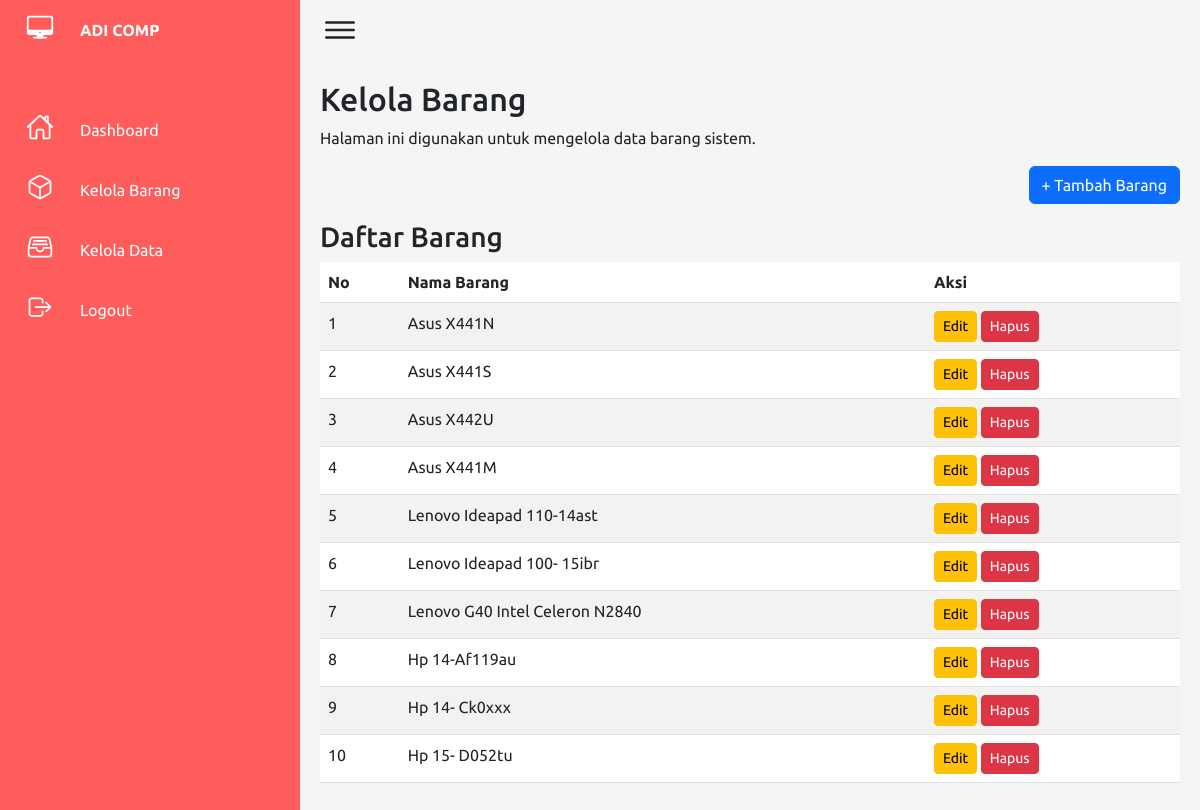
The app's page /karyawan/kelola_barang.php (signed in) with its own data.
### tables this page shows
CREATE TABLE `barang` (
  `id_barang` int(11) NOT NULL,
  `nama_barang` varchar(50) DEFAULT NULL,
  `stok` int(11) NOT NULL
);

### karyawan/kelola_barang.php (the view, shortened to what this page needs)
<?php
include '../config/koneksi.php';
$query = "SELECT * FROM barang ORDER BY id_barang ASC";
$result = mysqli_query($conn, $query);
?>
<!DOCTYPE html>
<html lang="id">
<head>
    <link rel="stylesheet" href="https://cdn.jsdelivr.net/npm/bootstrap@5.3.0/dist/css/bootstrap.min.css">
    <link rel="stylesheet" href="../css/dashboard.css">
    <link rel="stylesheet" href="../css/sidebar-fix.css">
</head>
<body>
    <div class="navigation">
            <ul>
                <li><a href="#"><span class="icon"><ion-icon name="desktop-outline"></ion-icon></span>
                        <span class="title"><strong>ADI COMP</strong></span>
                <li><a href="dashboard.php"><span class="icon"><ion-icon name="home-outline"></ion-icon></span>
                        <span class="title">Dashboard</span></a></li>
                <li><a href="kelola_barang.php" class="active"><span class="icon"><ion-icon name="cube-outline"></ion-icon></span>
                        <span class="title">Kelola Barang</span></a></li>
                <li><a href="kelola_data.php"><span class="icon"><ion-icon name="file-tray-full-outline"></ion-icon></span>
                        <span class="title">Kelola Data</span></a></li>
                <li><a href="../logout.php"><span class="icon"><ion-icon name="log-out-outline"></ion-icon></span>
                        <span class="title">Logout</span></a></li>
            </ul>
    </div>
    <div class="main">
        <div class="topbar">
            <div class="toggle"><ion-icon name="menu-outline"></ion-icon></div>
        </div>
        <div class="content">
            <h2>Kelola Barang</h2>
            <p>Halaman ini digunakan untuk mengelola data barang sistem.</p>
            <div class="d-flex justify-content-end mb-3">
                <button class="btn btn-primary" onclick="showTambahModal()">+ Tambah Barang</button>
            </div>
            <h3>Daftar Barang</h3>
            <div class="table-responsive">
                <table class="table table-striped">
                    <thead>
                        <tr>
                            <th>No</th>
                            <th>Nama Barang</th>
                            <th>Aksi</th>
                        </tr>
                    </thead>
                    <tbody>
                        <?php
                        $no = 1;
                        while($row = mysqli_fetch_assoc($result)):
                        ?>
                        <tr>
                            <td><?php echo $no++; ?></td>
                            <td><?php echo htmlspecialchars($row['nama_barang']); ?></td>
                            <td>
                                <button class="btn btn-warning btn-sm" onclick="editBarang(<?php echo $row['id_barang']; ?>, '<?php echo htmlspecialchars($row['nama_barang']); ?>')">Edit</button>
                                <a href="?hapus=<?php echo $row['id_barang']; ?>" class="btn btn-danger btn-sm" onclick="return confirm('Apakah Anda yakin ingin menghapus barang ini?')">Hapus</a>
                            </td>
                        </tr>
                        <?php endwhile; ?>
                    </tbody>
                </table>
            </div>
        </div>
    </div>
</body>
</html>

### css/dashboard.css (style rules this page uses)
* { font-family: "Ubuntu", sans-serif; margin: 0; padding: 0; box-sizing: border-box; }
:root { --red: #ff5c5c; --white: #fff; --gray: #f5f5f5; --black1: #222; --black2: #999; }
body { min-height: 100vh; overflow-x: hidden; }
.navigation { position: fixed; top: 0; left: 0; width: 300px; height: 100%; background: var(--red); border-left: 10px solid var(--red); transition: 0.5s; overflow: hidden; }
.navigation ul { position: absolute; top: 0; left: 0; width: 100%; }
.navigation ul li { position: relative; width: 100%; list-style: none; border-top-left-radius: 30px; border-bottom-left-radius: 30px; }
.navigation ul li:nth-child(1) { margin-bottom: 40px; pointer-events: none; }
.navigation ul li a { position: relative; display: block; width: 100%; display: flex; text-decoration: none; color: var(--white); }
.navigation ul li a .icon { position: relative; display: block; min-width: 60px; height: 60px; line-height: 75px; text-align: center; }
.navigation ul li a .icon ion-icon { font-size: 1.75rem; }
.navigation ul li a .title { position: relative; display: block; padding: 0 10px; height: 60px; line-height: 60px; text-align: start; white-space: nowrap; }
.main { position: absolute; width: calc(100% - 300px); left: 300px; min-height: 100vh; background: var(--white); transition: 0.5s; }
.content { padding: 20px; margin-left: 0; width: 100%; }
.topbar { width: 100%; height: 60px; display: flex; justify-content: space-between; align-items: center; padding: 0 10px; }
.toggle { position: relative; width: 60px; height: 60px; display: flex; justify-content: center; align-items: center; font-size: 2.5rem; cursor: pointer; }

### css/sidebar-fix.css (style rules this page uses)
.navigation { position: fixed; width: 300px; height: 100%; background: #ff5c5c; border-left: 10px solid #ff5c5c; transition: 0.5s; overflow: hidden; z-index: 1000; }
.navigation ul { position: absolute; top: 0; left: 0; width: 100%; padding-left: 0; margin-bottom: 0; }
.navigation ul li { position: relative; width: 100%; list-style: none; border-top-left-radius: 30px; border-bottom-left-radius: 30px; margin-bottom: 0; }
.navigation ul li:nth-child(1) { margin-bottom: 40px; pointer-events: none; }
.navigation ul li a { position: relative; display: block; width: 100%; display: flex; text-decoration: none; color: #fff; }
.navigation ul li a .icon { position: relative; display: block; min-width: 60px; height: 60px; line-height: 70px; text-align: center; }
.navigation ul li a .icon ion-icon { font-size: 1.75em; }
.navigation ul li a .title { position: relative; display: block; padding: 0 10px; height: 60px; line-height: 60px; text-align: start; white-space: nowrap; }
.main { position: absolute; width: calc(100% - 300px); left: 300px; min-height: 100vh; background: #f5f5f5; transition: 0.5s; }
.topbar { width: 100%; height: 60px; display: flex; justify-content: space-between; align-items: center; padding: 0 10px; }
.toggle { position: relative; top: 0; width: 60px; height: 60px; display: flex; justify-content: center; align-items: center; font-size: 2.5em; cursor: pointer; }

### records on screen
barang: nama_barang "Asus X441N"
barang: nama_barang "Asus X441S"
barang: nama_barang "Asus X442U"
barang: nama_barang "Asus X441M"
barang: nama_barang "Lenovo Ideapad 110-14ast"
barang: nama_barang "Lenovo Ideapad 100- 15ibr"
barang: nama_barang "Lenovo G40 Intel Celeron N2840"
barang: nama_barang "Hp 14-Af119au"
barang: nama_barang "Hp 14- Ck0xxx"
barang: nama_barang "Hp 15- D052tu"
